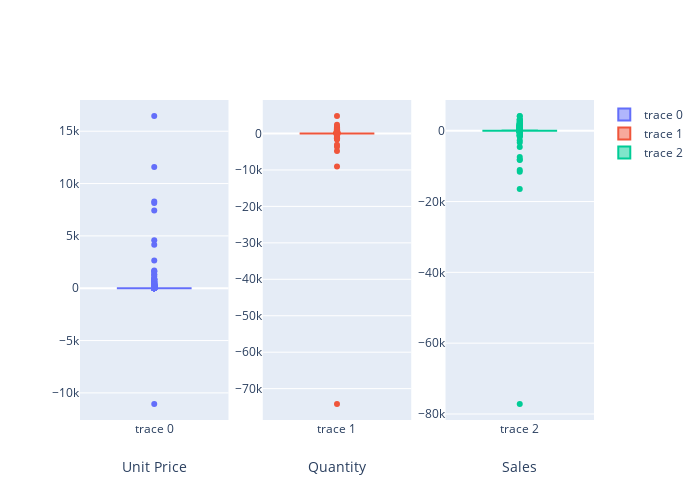

Source (notebook cell):
### Code cell
fig = make_subplots(rows=1, cols=3)

fig.add_trace(go.Box(y=df.UnitPrice),row=1, col=1)
fig.add_trace(go.Box(y=df.Quantity),row=1, col=2)
fig.add_trace(go.Box(y=df.Sales),row=1, col=3)

fig.update_xaxes(title_text="Unit Price", row=1, col=1)
fig.update_xaxes(title_text="Quantity", row=1, col=2)
fig.update_xaxes(title_text="Sales", row=1, col=3)

fig.update_layout(height=500, width=700)
fig.show()

### Figure 1 — Plotly figure (JSON) as saved in the notebook; plotly's stock layout.template omitted (floating-point values rounded to 4 significant figures; data arrays with more than 128 entries replaced by an {"elided": "..."} marker saying what was removed)
{"data": [{"type": "box", "xaxis": "x", "y": {"elided": "54191 float values"}, "yaxis": "y"}, {"type": "box", "xaxis": "x2", "y": {"elided": "54191 int values"}, "yaxis": "y2"}, {"type": "box", "xaxis": "x3", "y": {"elided": "54191 float values"}, "yaxis": "y3"}], "layout": {"height": 500, "width": 700, "xaxis": {"anchor": "y", "domain": [0, 0.2889], "title": {"text": "Unit Price"}}, "xaxis2": {"anchor": "y2", "domain": [0.3556, 0.6444], "title": {"text": "Quantity"}}, "xaxis3": {"anchor": "y3", "domain": [0.7111, 1], "title": {"text": "Sales"}}, "yaxis": {"anchor": "x", "domain": [0, 1]}, "yaxis2": {"anchor": "x2", "domain": [0, 1]}, "yaxis3": {"anchor": "x3", "domain": [0, 1]}}}
